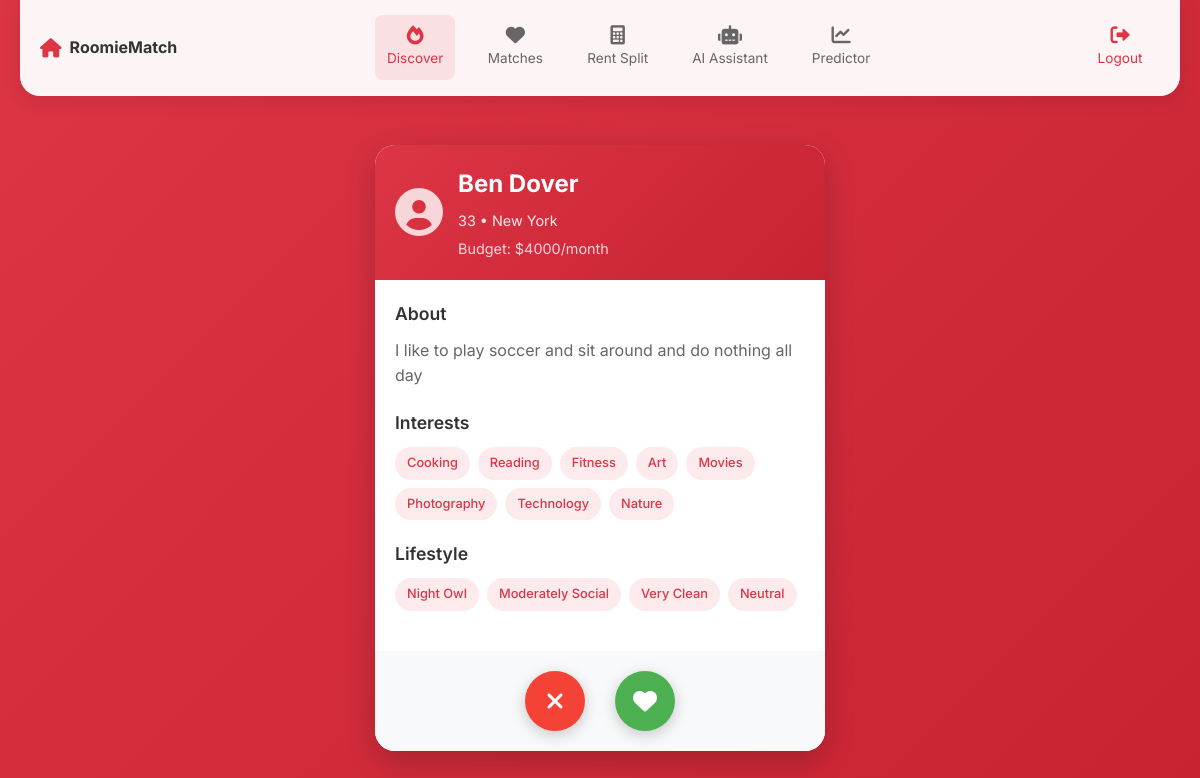
/swipe (signed in), run on the app's committed database.
### tables this page shows
CREATE TABLE user_profiles (
            id INTEGER PRIMARY KEY AUTOINCREMENT,
            user_id INTEGER NOT NULL,
            name TEXT NOT NULL,
            age INTEGER NOT NULL,
            budget INTEGER NOT NULL,
            location TEXT NOT NULL,
            bio TEXT,
            interests TEXT,  -- JSON string of interests
            lifestyle_preferences TEXT,  -- JSON string of lifestyle preferences
            profile_image TEXT,
            created_at TIMESTAMP DEFAULT CURRENT_TIMESTAMP,
            FOREIGN KEY (user_id) REFERENCES users (id)
        );

### main.py (the view)
    def decorated_function(*args, **kwargs):
        if not is_logged_in():
            return redirect(url_for('login'))
        return f(*args, **kwargs)

### main.py (called while the page is built)
def get_db_connection():
    conn = sqlite3.connect('roommate_finder.db')
    conn.row_factory = sqlite3.Row
    return conn

def is_logged_in():
    return 'user_id' in session

def require_login(f):
    def decorated_function(*args, **kwargs):
        if not is_logged_in():
            return redirect(url_for('login'))
        return f(*args, **kwargs)
    decorated_function.__name__ = f.__name__
    return decorated_function

### templates/swipe.html (shortened to what this page needs)
<!DOCTYPE html>
<html lang="en">
<head>
    <link rel="stylesheet" href="{{ url_for('static', filename='style.css') }}">
    <link rel="stylesheet" href="https://cdnjs.cloudflare.com/ajax/libs/font-awesome/6.0.0/css/all.min.css">
</head>
<body class="swipe-body">
    <div class="swipe-container">
        <nav class="swipe-nav">
            <div class="nav-logo">
                <i class="fas fa-home"></i>
                <span>RoomieMatch</span>
            </div>
            <div class="nav-links">
                <a href="{{ url_for('swipe') }}" class="nav-link active" title="Discover">
                    <i class="fas fa-fire"></i>
                    <span>Discover</span>
                </a>
                <a href="{{ url_for('matches') }}" class="nav-link" title="Matches">
                    <i class="fas fa-heart"></i>
                    <span>Matches</span>
                </a>
                <a href="{{ url_for('rent_splitter') }}" class="nav-link" title="Rent Split">
                    <i class="fas fa-calculator"></i>
                    <span>Rent Split</span>
                </a>
                <a href="{{ url_for('chat_assistant') }}" class="nav-link" title="AI Assistant">
                    <i class="fas fa-robot"></i>
                    <span>AI Assistant</span>
                </a>
                <a href="{{ url_for('success_predictor') }}" class="nav-link" title="Predictor">
                    <i class="fas fa-chart-line"></i>
                    <span>Predictor</span>
                </a>
            </div>
            <div class="nav-actions">
                <a href="{{ url_for('logout') }}" class="nav-link logout" title="Logout">
                    <i class="fas fa-sign-out-alt"></i>
                    <span>Logout</span>
                </a>
            </div>
        </nav>
        <div class="swipe-card-container">
            <div class="swipe-card" id="swipeCard">
                <div class="card-header">
                    <div class="profile-image">
                        <i class="fas fa-user-circle"></i>
                    </div>
                    <div class="profile-info">
                        <h2>{{ match.name }}</h2>
                        <p class="age-location">{{ match.age }} • {{ match.location }}</p>
                        <p class="budget">Budget: ${{ match.budget }}/month</p>
                    </div>
                </div>
                <div class="card-content">
                    {% if match.bio %}
                        <div class="bio-section">
                            <h3>About</h3>
                            <p>{{ match.bio }}</p>
                        </div>
                    {% endif %}
                    {% if match.interests %}
                        <div class="interests-section">
                            <h3>Interests</h3>
                            <div class="interests-tags">
                                {% set interests_list = match.interests.strip('[]').replace("'", "").split(', ') %}
                                {% for interest in interests_list %}
                                    {% if interest %}
                                        <span class="interest-tag">{{ interest }}</span>
                                    {% endif %}
                                {% endfor %}
                            </div>
                        </div>
                    {% endif %}
                    {% if match.lifestyle_preferences %}
                        <div class="lifestyle-section">
                            <h3>Lifestyle</h3>
                            <div class="lifestyle-tags">
                                {% set lifestyle_list = match.lifestyle_preferences.strip('[]').replace("'", "").split(', ') %}
                                {% for pref in lifestyle_list %}
                                    {% if pref %}
                                        <span class="lifestyle-tag">{{ pref }}</span>
                                    {% endif %}
                                {% endfor %}
                            </div>
                        </div>
                    {% endif %}
                </div>
                <div class="swipe-actions">
                    <button class="action-btn pass-btn" onclick="swipeAction('pass')">
                        <i class="fas fa-times"></i>
                    </button>
                    <button class="action-btn like-btn" onclick="swipeAction('like')">
                        <i class="fas fa-heart"></i>
                    </button>
                </div>
            </div>
        </div>
    </div>
</body>
</html>

### static/style.css (style rules this page uses)
* { margin: 0; padding: 0; box-sizing: border-box; }
body { font-family: 'Inter', -apple-system, BlinkMacSystemFont, 'Segoe UI', Roboto, sans-serif; line-height: 1.6; color: #333; background: url('https://raw.githubusercontent.com/The0Fraganator/Find-A-Roomate/main/static/backround.png') center center fixed; background-size: cover; min-height: 100vh; }
.swipe-body, .matches-body, .no-matches-body { background: linear-gradient(135deg, #dc3545 0%, #c82333 100%); min-height: 100vh; }
.swipe-container, .matches-container, .no-matches-container { max-width: 1200px; width: 100%; margin: 0 auto; min-height: 100vh; display: flex; flex-direction: column; }
.swipe-nav { background: rgba(255, 255, 255, 0.95); backdrop-filter: blur(10px); padding: 15px 20px; display: flex; justify-content: space-between; align-items: center; border-bottom: 1px solid rgba(255, 255, 255, 0.2); flex-wrap: nowrap; gap: 15px; min-height: 60px; border-radius: 0 0 20px 20px; margin: 0 20px; box-shadow: 0 4px 20px rgba(0, 0, 0, 0.1); }
.nav-logo { display: flex; align-items: center; gap: 8px; font-weight: 700; color: #333; }
.nav-logo i { color: #dc3545; font-size: 1.2rem; }
.nav-links { display: flex; gap: 20px; flex-wrap: nowrap; flex: 1; justify-content: center; }
.nav-actions { display: flex; gap: 10px; }
.nav-link { display: flex; flex-direction: column; align-items: center; gap: 4px; text-decoration: none; color: #666; font-size: 0.85rem; transition: all 0.3s ease; padding: 10px 12px; border-radius: 8px; min-width: 80px; flex-shrink: 0; white-space: nowrap; }
.nav-link.logout { color: #dc3545; }
.nav-link:hover, .nav-link.active { color: #dc3545; background: rgba(220, 53, 69, 0.1); }
.nav-link i { font-size: 1.2rem; }
.swipe-card-container { flex: 1; display: flex; align-items: center; justify-content: center; padding: 20px; position: relative; }
.swipe-card { width: 100%; max-width: 450px; background: white; border-radius: 20px; box-shadow: 0 10px 30px rgba(0,0,0,0.2); overflow: hidden; cursor: grab; user-select: none; transition: all 0.3s ease; }
.card-header { padding: 20px; display: flex; align-items: center; gap: 15px; background: linear-gradient(135deg, #dc3545 0%, #c82333 100%); color: white; }
.profile-image i { font-size: 3rem; opacity: 0.8; }
.profile-info h2 { font-size: 1.5rem; font-weight: 700; margin-bottom: 5px; }
.age-location { font-size: 0.9rem; opacity: 0.9; margin-bottom: 5px; }
.budget { font-size: 0.9rem; opacity: 0.8; }
.card-content { padding: 20px; }
.bio-section, .interests-section, .lifestyle-section { margin-bottom: 20px; }
.bio-section h3, .interests-section h3, .lifestyle-section h3 { font-size: 1.1rem; font-weight: 600; color: #333; margin-bottom: 10px; }
.bio-section p { color: #666; line-height: 1.6; }
.interests-tags, .lifestyle-tags { display: flex; flex-wrap: wrap; gap: 8px; }
.interest-tag, .lifestyle-tag { background: rgba(220, 53, 69, 0.1); color: #dc3545; padding: 6px 12px; border-radius: 20px; font-size: 0.8rem; font-weight: 500; transition: all 0.3s ease; }
.swipe-actions { padding: 20px; display: flex; justify-content: center; gap: 30px; background: #f8f9fa; }
.action-btn { width: 60px; height: 60px; border: none; border-radius: 50%; font-size: 1.5rem; cursor: pointer; transition: all 0.3s ease; display: flex; align-items: center; justify-content: center; box-shadow: 0 4px 15px rgba(0,0,0,0.2); }
.pass-btn { background: #f44336; color: white; }
.like-btn { background: #4CAF50; color: white; }

### data on the page
user_profiles: name "Ben Dover", age "33", location "New York", budget "4000", bio "I like to play soccer and sit around and do nothing all day"

### other printed values
{{ interest }} "Cooking" "Reading" "Fitness" "Art" "Movies" "Photography" "Technology" "Nature"
{{ pref }} "Night Owl" "Moderately Social" "Very Clean" "Neutral"
